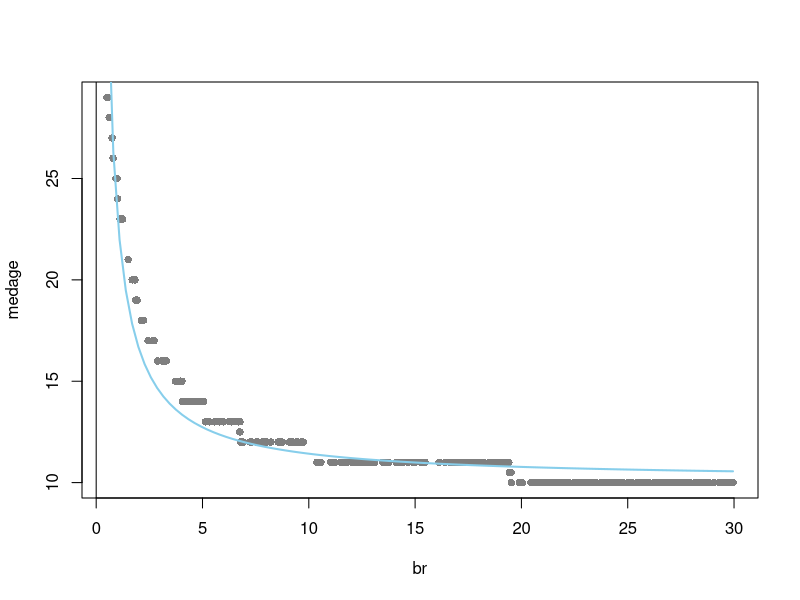

This chart was generated by the following R code:
n=30
m=30
inc=.1
# br=seq(.5,n,inc)
br=runif(n=n/inc,min = .5, max = n)
medage=rep(NA,length(br))
for (j in 1:length(br)) {
maxage=80
pop=c(seq(1, (maxage-60), 1), rep(20, 30), rep(6, 30))
pop[1:m]=pop[1:m]+c(rep(br[j],m)*(m:1))
te=unlist(sapply(1:maxage, function(x) rep(x,pop[x])))
medage[j]=median(te)
}
plot(br, medage, pch=16, col="gray50")
reg=lm(medage ~ I(1/br))
curve(reg$coefficients[2]/x+reg$coefficients[1], add = T, col="skyblue", lwd=2)
abline(h=0, v=0)
summary(reg)$r.squared
